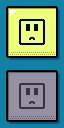

Tiled map render using the project's own tile images. Description and the map definition, with tile-layer contents summarised, below:
An orthogonal 8x16 tile map with 8x8 px tiles, 1 tile layer (cube range).

<map version="1.0" orientation="orthogonal" width="8" height="16" tilewidth="8" tileheight="8">
 <tileset firstgid="1" name="tilerom-atlas" tilewidth="8" tileheight="8">
  <image source="../../cube/tilerom/tilerom-atlas.png" width="1024" height="1024" />
 </tileset>
 <layer name="cube range" width="8" height="16">
  <data>[128 cells, 128 non-empty, 44 distinct tile ids]</data>
 </layer>
</map>
